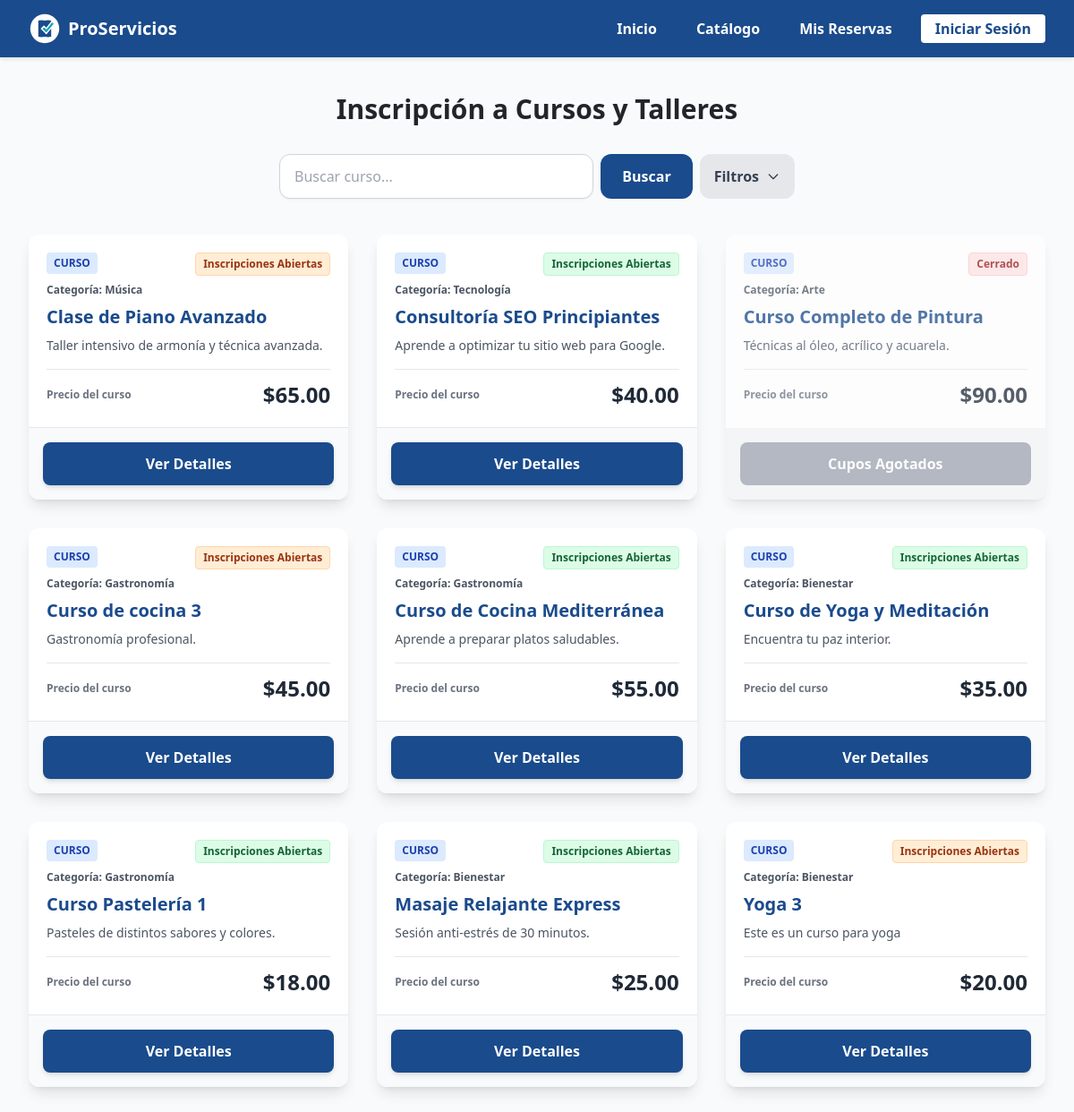
Page /public/catalogo.php on the committed database.
### tables this page shows
CREATE TABLE `servicios` (
  `servicio_id` int NOT NULL AUTO_INCREMENT,
  `proveedor_id` int DEFAULT NULL,
  `categoria_id` int DEFAULT NULL,
  `nombre_servicio` varchar(150) NOT NULL,
  `descripcion` text,
  `descripcion_breve` varchar(400) DEFAULT NULL,
  `modalidad` varchar(50) DEFAULT NULL,
  `ubicacion` varchar(255) DEFAULT NULL,
  `precio` decimal(10,2) NOT NULL,
  `disponible` tinyint(1) DEFAULT '1',
  `cupo_maximo` int DEFAULT '5',
  `cupos_restantes` int DEFAULT '5',
  `fecha_inicio` date DEFAULT NULL,
  `fecha_fin` date DEFAULT NULL,
  `horario` varchar(255) DEFAULT NULL,
  `politicas` text,
  PRIMARY KEY (`servicio_id`),
  KEY `proveedor_id` (`proveedor_id`),
  KEY `fk_servicio_categoria` (`categoria_id`),
  CONSTRAINT `fk_servicio_categoria` FOREIGN KEY (`categoria_id`) REFERENCES `categorias` (`categoria_id`) ON DELETE SET NULL,
  CONSTRAINT `servicios_ibfk_1` FOREIGN KEY (`proveedor_id`) REFERENCES `usuarios` (`usuario_id`)
);

CREATE TABLE `categorias` (
  `categoria_id` int NOT NULL AUTO_INCREMENT,
  `nombre_categoria` varchar(100) NOT NULL,
  `fecha_creacion` timestamp NULL DEFAULT CURRENT_TIMESTAMP,
  PRIMARY KEY (`categoria_id`)
);

### src/Modelos/Servicio.php (called while the page is built, shortened)
<?php
class Servicio {
    private $conn;
    private $table_name = "servicios";
    public function __construct($db) {
        $this->conn = $db;
    }
    public function obtenerTodos($busqueda = "", $horario = "", $modalidad = "", $precio_rango = "", $disponibilidad = "", $ubicacion = "") {
        $query = "SELECT s.*,
                    c.nombre_categoria,
                    (s.cupo_maximo - (
                        SELECT COUNT(*)
                        FROM reservas r
                        WHERE r.servicio_id = s.servicio_id
                        AND r.estado != 'cancelada'
                    )) as cupos_restantes
                    FROM " . $this->table_name . " s
                    INNER JOIN categorias c ON s.categoria_id = c.categoria_id
                    WHERE 1=1";
        $query .= " ORDER BY s.nombre_servicio ASC";
        $stmt = $this->conn->prepare($query);
        $stmt->execute();
        return $stmt;
    }
}
?>

### public/catalogo.php (the view, shortened to what this page needs)
<?php
include_once '../src/Modelos/Servicio.php';
$database = new Database();
$db = $database->getConnection();
$servicio = new Servicio($db);
$busqueda = isset($_GET['q']) ? $_GET['q'] : "";
$horario = isset($_GET["horario"]) ? $_GET["horario"] : "";
$modalidad = isset($_GET["modalidad"]) ? $_GET["modalidad"] : "";
$precio = isset($_GET["precio"]) ? $_GET["precio"] : "";
$disponibilidad = isset($_GET["disponibilidad"]) ? $_GET["disponibilidad"] : "";
$ubicacion = isset($_GET["ubicacion"]) ? $_GET["ubicacion"] : "";
$stmt = $servicio->obtenerTodos($busqueda, $horario, $modalidad, $precio, $disponibilidad, $ubicacion);
$num = $stmt->rowCount();
?>
<!DOCTYPE html>
<html lang="es">
<head>
    <script src="https://cdn.tailwindcss.com"></script>
</head>
<body class="bg-gray-50 min-h-screen">
    <?php include 'menu_header.php'; ?>
    <main class="max-w-7xl mx-auto px-4 sm:px-6 lg:px-8 py-10">
        <h1 class="text-3xl font-bold text-[#212529] mb-8 text-center">Inscripción a Cursos y Talleres</h1>
        <div class="max-w-xl mx-auto mb-10">
            <form action="catalogo.php" method="GET" class="flex flex-col gap-3 relative">
                <div class="flex gap-2">
                    <input type="text" name="q"
                        value="<?php echo htmlspecialchars($busqueda); ?>"
                        placeholder="Buscar curso..."
                        class="w-full px-4 py-3 border border-gray-300 rounded-xl focus:outline-none focus:border-[#1A4B8C] shadow-sm">
                    <button type="submit"
                            class="bg-[#1A4B8C] text-white px-6 py-3 rounded-xl font-bold hover:bg-opacity-90 transition">
                        Buscar
                    </button>
                    <button type="button" id="btnFiltros"
                        class="bg-gray-200 text-gray-700 px-4 py-3 rounded-xl font-bold hover:bg-gray-300 transition flex items-center justify-between gap-2 w-28">
                        <span>Filtros</span>
                            <svg id="arrowFiltros" class="arrow w-4 h-4 text-gray-700" xmlns="http://www.w3.org/2000/svg" fill="none" viewBox="0 0 24 24" stroke="currentColor" stroke-width="2">
                            <path stroke-linecap="round" stroke-linejoin="round" d="M19 9l-7 7-7-7" />
                            </svg>
                    </button>
                </div>
            </form>
        </div>
        <div class="grid grid-cols-1 sm:grid-cols-2 lg:grid-cols-3 gap-8">
            <?php
            if($num > 0) {
                while ($row = $stmt->fetch(PDO::FETCH_ASSOC)) {
                    extract($row);
                    extract($row);
                    $tieneCupo = ($cupos_restantes > 0);
                    $estaActivo = ($disponible == 1);
                    $isAvailable = ($tieneCupo && $estaActivo);
                    if ($isAvailable) {
                        if ($cupos_restantes <= 3) {
                            $badgeClass = 'bg-orange-100 text-orange-800 border border-orange-200';
                        } else {
                            $badgeClass = 'bg-green-100 text-green-800 border border-green-200';
                        }
                    } else {
                        $badgeClass = 'bg-red-100 text-red-800 border border-red-200';
                    }
                    $badgeText  = $isAvailable ? 'Inscripciones Abiertas' : 'Cerrado';
                    $cardOpacity = $isAvailable ? '' : 'opacity-75';
            ?>
            <div class="bg-white rounded-xl shadow-lg hover:shadow-xl transition duration-300 overflow-hidden flex flex-col justify-between <?php echo $cardOpacity; ?>">
                <div class="p-5 flex-grow">
                    <div class="flex justify-between items-start mb-2">
                        <span class="text-xs font-bold bg-blue-100 text-blue-800 px-2 py-1 rounded">CURSO</span>
                        <span class="text-xs font-semibold <?php echo $badgeClass; ?> px-2 py-1 rounded">
                            <?php echo $badgeText; ?>
                        </span>
                    </div>
                    <p class="text-xs font-semibold text-gray-600 mb-2">
                        <span class="font-bold">Categoría:</span>
                        <?php echo htmlspecialchars($row['nombre_categoria']); ?>
                    </p>
                    <h3 class="text-xl font-bold text-[#1A4B8C] mb-2"><?php echo htmlspecialchars($nombre_servicio); ?></h3>
                    <p class="text-sm text-gray-600 mb-4"><?php echo htmlspecialchars($row['descripcion_breve']); ?></p>
                    <div class="flex items-center justify-between mt-2 border-t pt-3">
                        <span class="text-xs text-gray-500 font-bold">Precio del curso</span>
                        <span class="text-2xl font-extrabold text-gray-800">$<?php echo number_format($precio, 2); ?></span>
                    </div>
                </div>
                <?php if($isAvailable): ?>
                    <div class="w-full bg-gray-50 border-t p-4">
                        <a href="detalles_servicio.php?servicio_id=<?= $servicio_id ?>"
                            class="w-full block text-center py-3 font-bold text-white bg-[#1A4B8C] hover:bg-opacity-90 transition rounded-lg shadow-md">
                            Ver Detalles
                        </a>
                    </div>
                <?php else: ?>
                    <div class="p-4 bg-gray-100">
                        <button disabled class="w-full py-3 font-bold text-white bg-gray-400 cursor-not-allowed rounded-lg">
                            Cupos Agotados
                        </button>
                    </div>
                <?php endif; ?>
            </div>
            <?php
                }
            } else {
                echo "<div class='col-span-3 text-center py-10 text-gray-500'>No hay cursos disponibles.</div>";
            }
            ?>
        </div>
    </main>
</body>
</html>

### public/menu_header.php (shortened to what this page needs)
<?php
$nombreDisplay = isset($_SESSION['nombre_completo']) ? explode(" ", $_SESSION['nombre_completo'])[0] : 'Usuario';
?>
<header class="nav-header" style="background-color: #1A4B8C; color: #FFFFFF; padding: 0.75rem 2rem; display: flex; justify-content: space-between; align-items: center; box-shadow: 0 2px 4px rgba(0,0,0,0.1); position: sticky; top: 0; z-index: 1000;">
    <div class="flex items-center gap-2 font-bold text-xl">
        <span>ProServicios</span>
    </div>
    <nav class="flex gap-5 items-center font-semibold">
        <a href="<?php echo isset($_SESSION['usuario_id']) ? 'menucliente.php' : 'menuvisitante.php'; ?>"
            class="hover:bg-white/20 px-3 py-2 rounded transition">
            Inicio
        </a>
        <a href="catalogo.php" class="hover:bg-white/20 px-3 py-2 rounded transition">Catálogo</a>
        <a href="reserva.php" class="hover:bg-white/20 px-3 py-2 rounded transition">Mis Reservas</a>
        <?php if(isset($_SESSION['usuario_id'])): ?>
            <div class="relative group ml-4 border-l border-white/30 pl-4">
                <button class="flex items-center gap-2 bg-transparent border-2 border-white text-white px-3 py-1 rounded hover:bg-white hover:text-[#1A4B8C] transition duration-200">
                    <svg xmlns="http://www.w3.org/2000/svg" width="20" height="20" fill="currentColor" viewBox="0 0 16 16">
                        <path d="M8 8a3 3 0 1 1 0-6 3 3 0 0 1 0 6zm2-3a2 2 0 1 1-4 0 2 2 0 0 1 4 0zm4 8c0 1-1 1-1 1H3s-1 0-1-1 1-4 6-4 6 3 6 4zm-1-.1c1.11.35 2 1.22 2 2.5v1c0 .55-.45 1-1 1H1s-.45-.45-1-1v-1c0-1.28.88-2.25 2-2.5V7.5C2 6.56 2.66 6 3.5 6S5 6.56 5 7.5v1.5z"/>
                    </svg>
                    <span>Hola, <?php echo $nombreDisplay; ?></span>
                    <svg xmlns="http://www.w3.org/2000/svg" width="12" height="12" fill="currentColor" viewBox="0 0 16 16">
                        <path d="M7.247 11.14 2.451 5.658C1.885 5.013 2.345 4 3.204 4h9.592a1 1 0 0 1 .753 1.659l-4.796 5.48a1 1 0 0 1-1.506 0z"/>
                    </svg>
                </button>
                <div class="absolute right-0 mt-0 w-48 bg-white rounded-md shadow-xl overflow-hidden hidden group-hover:block z-50">
                    <a href="perfil.php" class="flex items-center gap-2 px-4 py-3 text-sm text-gray-700 hover:bg-gray-100 transition border-b">
                        <svg xmlns="http://www.w3.org/2000/svg" width="16" height="16" fill="#17A2B8" viewBox="0 0 16 16">
                            <path d="M8 8a3 3 0 1 1 0-6 3 3 0 0 1 0 6zm2-3a2 2 0 1 1-4 0 2 2 0 0 1 4 0zm4 8c0 1-1 1-1 1H3s-1 0-1-1 1-4 6-4 6 3 6 4zm-1-.1c1.11.35 2 1.22 2 2.5v1c0 .55-.45 1-1 1H1s-.45-.45-1-1v-1c0-1.28.88-2.25 2-2.5V7.5C2 6.56 2.66 6 3.5 6S5 6.56 5 7.5v1.5z"/>
                        </svg>
                        Mis Datos
                    </a>
                    <a href="logout.php" class="flex items-center gap-2 px-4 py-3 text-sm text-red-600 hover:bg-red-50 transition font-semibold">
                        <svg xmlns="http://www.w3.org/2000/svg" width="16" height="16" fill="currentColor" viewBox="0 0 16 16">
                            <path fill-rule="evenodd" d="M10 12.5a.5.5 0 0 1-.5.5h-8a.5.5 0 0 1-.5-.5v-9a.5.5 0 0 1 .5-.5h8a.5.5 0 0 1 .5.5v2a.5.5 0 0 0 1 0v-2A1.5 1.5 0 0 0 9.5 2h-8A1.5 1.5 0 0 0 0 3.5v9A1.5 1.5 0 0 0 1.5 14h8a1.5 1.5 0 0 0 1.5-1.5v-2a.5.5 0 0 0-1 0v2z"/>
                            <path fill-rule="evenodd" d="M15.854 8.354a.5.5 0 0 0 0-.708l-3-3a.5.5 0 0 0-.708.708L14.293 7.5H5.5a.5.5 0 0 0 0 1h8.793l-2.147 2.146a.5.5 0 0 0 .708.708l3-3z"/>
                        </svg>
                        Salir
                    </a>
                </div>
            </div>
        <?php else: ?>
            <a href="login.php" class="bg-white text-[#1A4B8C] px-4 py-1 rounded hover:bg-gray-100 transition">Iniciar Sesión</a>
        <?php endif; ?>
    </nav>
</header>

### public/catalogo.php (style rules this page uses)
.arrow { transition: transform 0.3s ease; }

### rows in the picture
servicios: badgeText "Inscripciones Abiertas", categoria.nombre_categoria "Música", nombre_servicio "Clase de Piano Avanzado", descripcion_breve "Taller intensivo de armonía y técnica avanzada.", precio "65.00"
servicios: badgeText "Inscripciones Abiertas", categoria.nombre_categoria "Tecnología", nombre_servicio "Consultoría SEO Principiantes", descripcion_breve "Aprende a optimizar tu sitio web para Google.", precio "40.00"
servicios: badgeText "Cerrado", categoria.nombre_categoria "Arte", nombre_servicio "Curso Completo de Pintura", descripcion_breve "Técnicas al óleo, acrílico y acuarela.", precio "90.00", disponible "Cupos Agotados"
servicios: badgeText "Inscripciones Abiertas", categoria.nombre_categoria "Gastronomía", nombre_servicio "Curso de cocina 3", descripcion_breve "Gastronomía profesional.", precio "45.00"
servicios: badgeText "Inscripciones Abiertas", categoria.nombre_categoria "Gastronomía", nombre_servicio "Curso de Cocina Mediterránea", descripcion_breve "Aprende a preparar platos saludables.", precio "55.00"
servicios: badgeText "Inscripciones Abiertas", categoria.nombre_categoria "Bienestar", nombre_servicio "Curso de Yoga y Meditación", descripcion_breve "Encuentra tu paz interior.", precio "35.00"
servicios: badgeText "Inscripciones Abiertas", categoria.nombre_categoria "Gastronomía", nombre_servicio "Curso Pastelería 1", descripcion_breve "Pasteles de distintos sabores y colores.", precio "18.00"
servicios: badgeText "Inscripciones Abiertas", categoria.nombre_categoria "Bienestar", nombre_servicio "Masaje Relajante Express", descripcion_breve "Sesión anti-estrés de 30 minutos.", precio "25.00"
servicios: badgeText "Inscripciones Abiertas", categoria.nombre_categoria "Bienestar", nombre_servicio "Yoga 3", descripcion_breve "Este es un curso para yoga", precio "20.00"
